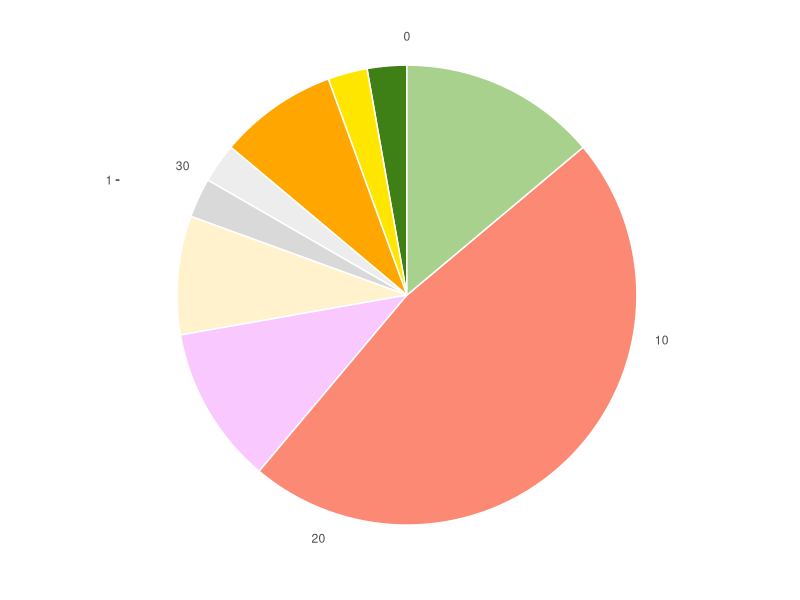
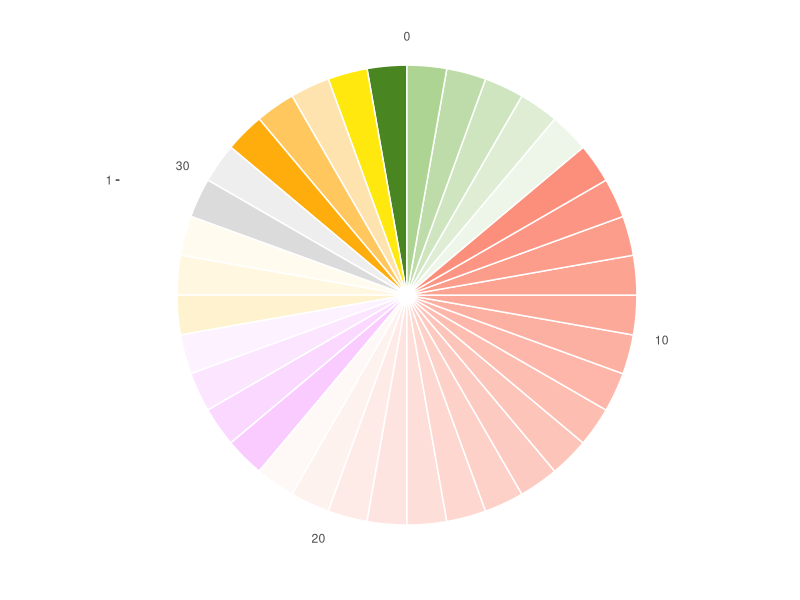
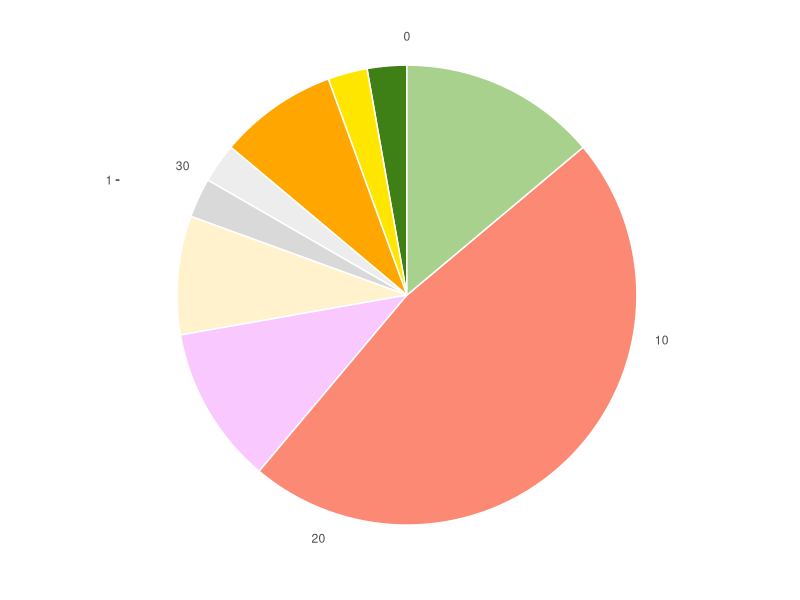
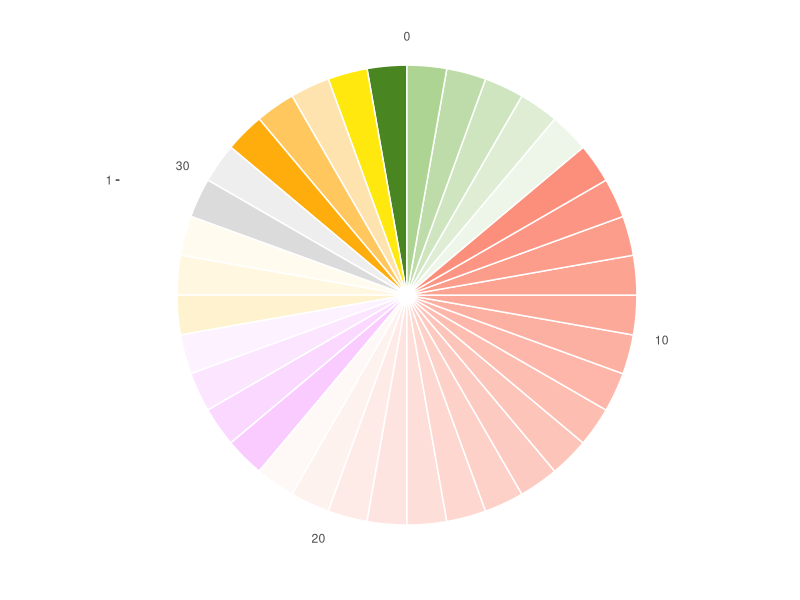

These figures' R source, in order:
## Script to create the Volatile Wheel ##
## Idea and data: Dr. Haley Sater
## Script: Rodrigo Amadeu
## Questions rramadeu@ufl.edu
## rramadeu.github.io
## Jun 2nd 2019

library(readxl)
library(dplyr)
library(ggplot2)
library(grDevices)
data=read_excel("color_wheel.xlsx")

data$type <- as.factor(data$type)
tmp <- match(as.character(unique(data$type)),levels(data$type))
data$type <- factor(data$type, levels(data$type)[tmp])

data$descrip <- as.factor(data$descrip)
tmp <- match(as.character(data$descrip),levels(data$descrip))
data$descrip <- factor(data$descrip, levels(data$descrip)[tmp])
descriptPallete <- NULL

for(i in 1:length(levels(data$type))){
    actual.type <- levels(data$type)[i]
    data.tmp = data %>% filter(type==actual.type)
    data.length = nrow(data.tmp)
    for(j in 1:data.length){
        descriptPallete <- c(descriptPallete,
                             adjustcolor(data.tmp$colorHEX[j], alpha.f = 0.95*j/data.length))
    }
}

p1 <- ggplot(data, aes(x=factor(1), fill=type, label=type))+
    geom_bar(width = 1,colour="white")+
    coord_polar("y")+
    guides(fill=FALSE)+
    scale_fill_manual("legend", values = unique(data$colorHEX))+
    theme(panel.grid.major = element_blank(), panel.grid.minor = element_blank(),
          panel.background = element_blank(), axis.line = element_blank(),axis.title.x=element_blank(),
          axis.title.y=element_blank())

p2 <- ggplot(data, aes(x=factor(1), fill=descrip, label=descrip))+
    geom_bar(width = 1,colour="white")+
    coord_polar("y")+
    guides(fill=FALSE)+
    scale_fill_manual("legend", values = descriptPallete)+
    theme(panel.grid.major = element_blank(), panel.grid.minor = element_blank(),
          panel.background = element_blank(), axis.line = element_blank(),axis.title.x=element_blank(),
          axis.title.y=element_blank())


ggsave("center.png",p1,device="png")
ggsave("out.png",p2,device="png")

#install.packages("svglite")
ggsave("center.svg",p1,device="svg")
ggsave("out.svg",p2,device="svg")
